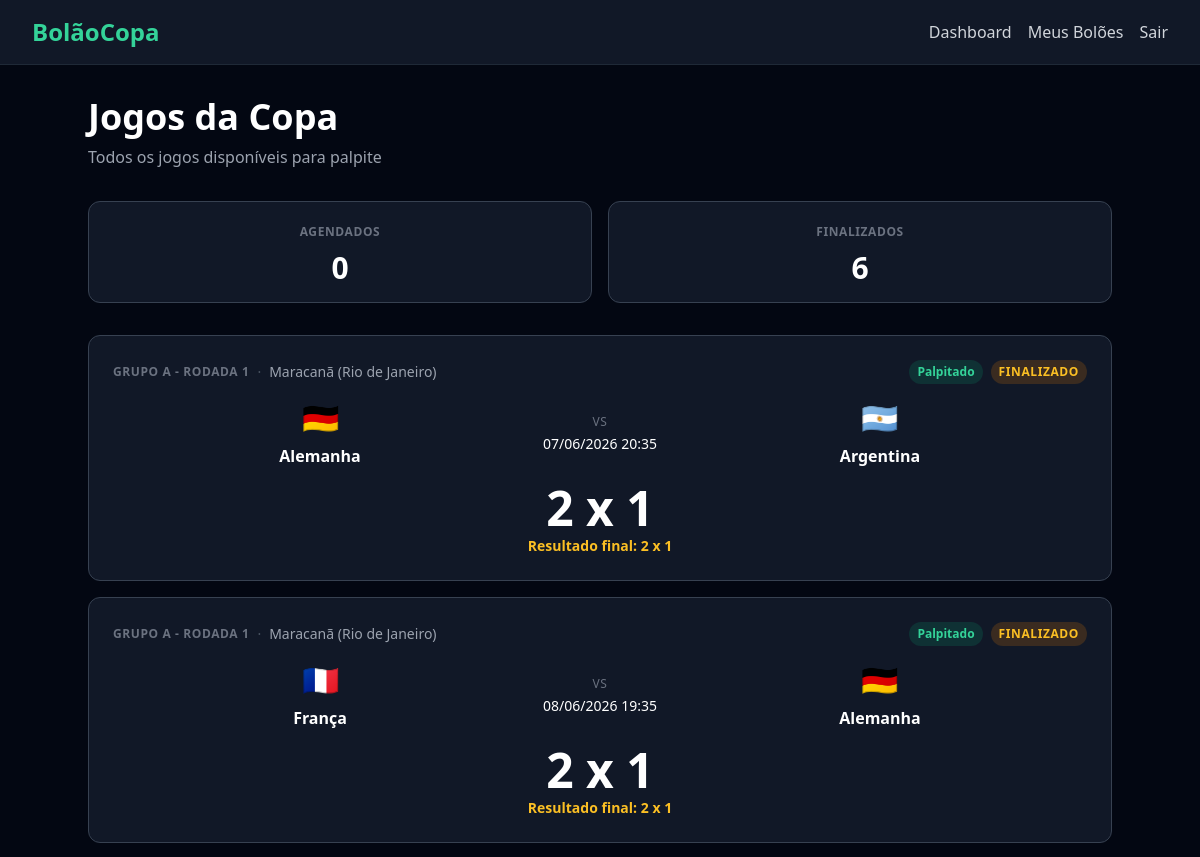
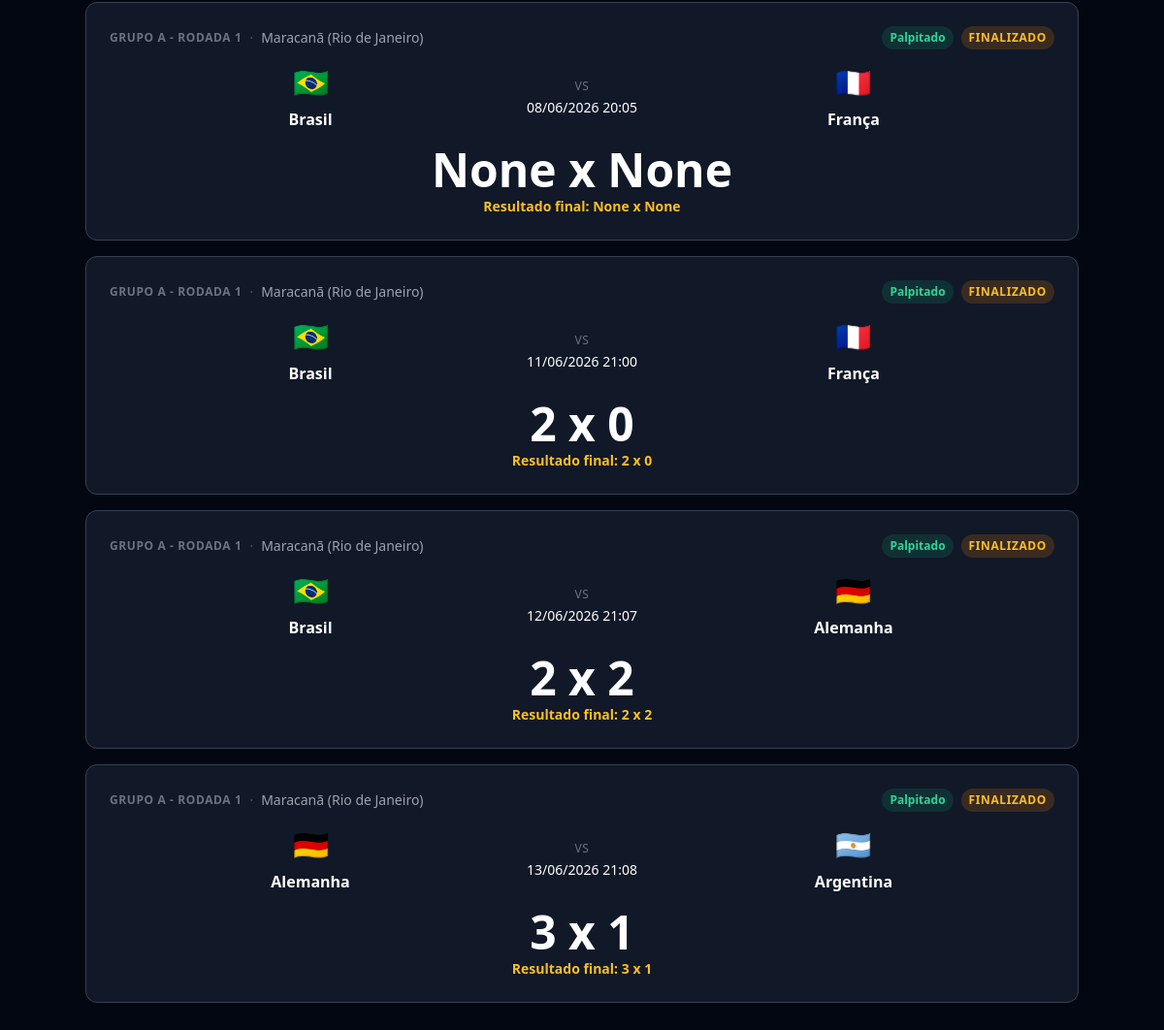
/matches/ (signed in), run on an earlier commit of the app's database (2 pictures, top to bottom).
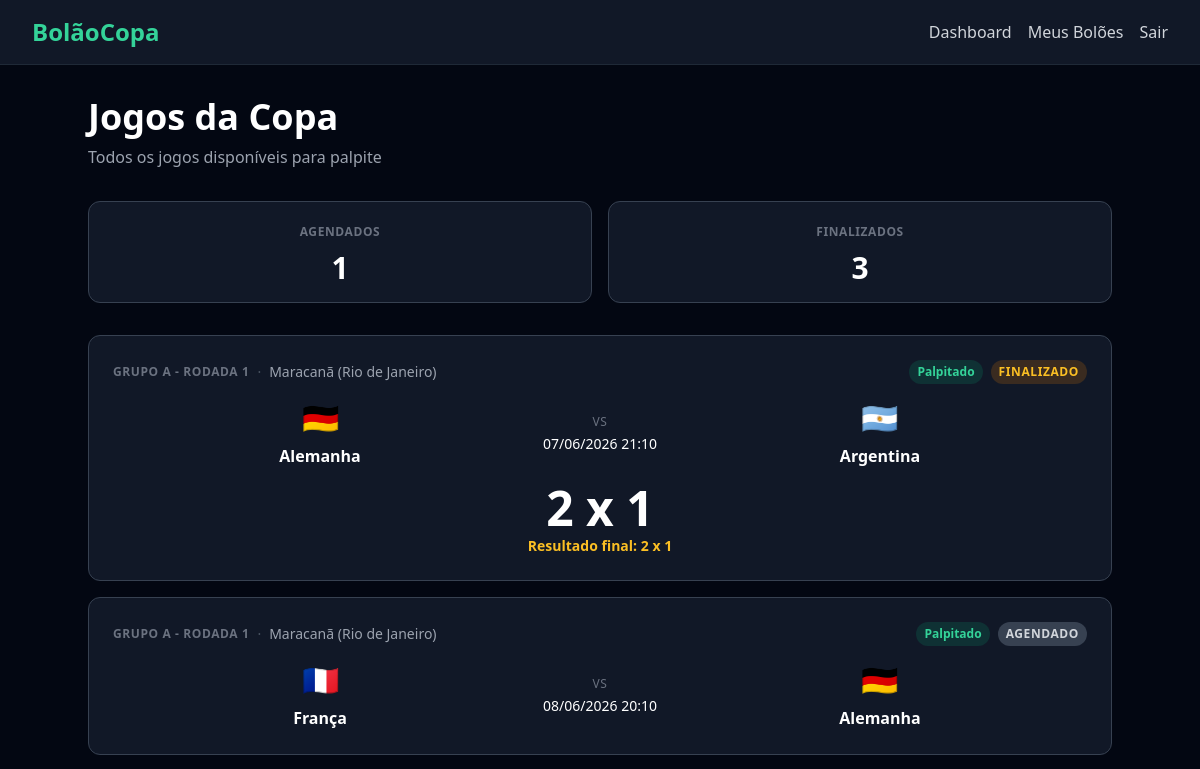
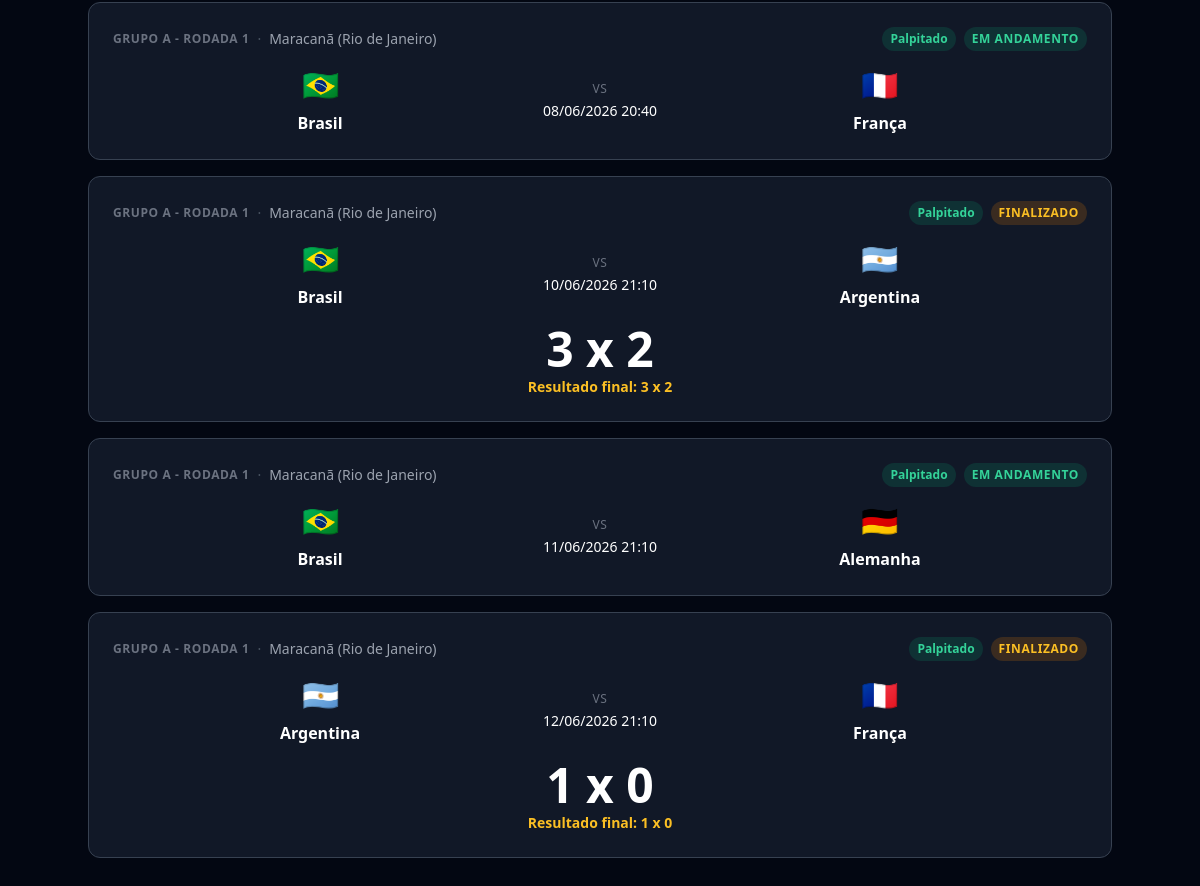
And on a later commit of the database (2 pictures, top to bottom).
### matches/models.py (models this page shows, shortened)
class Match(models.Model):
    STATUS_CHOICES = (
        ('agendado', 'Agendado'),
        ('em_andamento', 'Em andamento'),
        ('finalizado', 'Finalizado'),
    )
    round = models.ForeignKey(
        Round,
        on_delete=models.CASCADE,
        related_name='matches',
    )
    stadium = models.ForeignKey(
        Stadium,
        on_delete=models.PROTECT,
        related_name='matches',
    )
    home_team = models.ForeignKey(
        Team,
        on_delete=models.PROTECT,
        related_name='home_matches',
    )
    away_team = models.ForeignKey(
        Team,
        on_delete=models.PROTECT,
        related_name='away_matches',
    )
    match_datetime = models.DateTimeField()
    home_score = models.PositiveIntegerField(null=True, blank=True)
    away_score = models.PositiveIntegerField(null=True, blank=True)
    status = models.CharField(
        max_length=20,
        choices=STATUS_CHOICES,
        default='agendado',
    )
    created_at = models.DateTimeField(auto_now_add=True)
    updated_at = models.DateTimeField(auto_now=True)
    class Meta:
        ordering = ('match_datetime',)

class Round(models.Model):
    PHASE_CHOICES = (
        ('grupo', 'Fase de Grupos'),
        ('oitavas', 'Oitavas de Final'),
        ('quartas', 'Quartas de Final'),
        ('semi', 'Semifinal'),
        ('terceiro_lugar', 'Terceiro Lugar'),
        ('final', 'Final'),
    )
    name = models.CharField(max_length=100)
    order = models.PositiveIntegerField()
    phase = models.CharField(max_length=20, choices=PHASE_CHOICES)
    created_at = models.DateTimeField(auto_now_add=True)
    updated_at = models.DateTimeField(auto_now=True)
    class Meta:
        ordering = ('order',)

class Stadium(models.Model):
    name = models.CharField(max_length=200)
    city = models.CharField(max_length=100)
    country = models.CharField(max_length=100)
    created_at = models.DateTimeField(auto_now_add=True)
    updated_at = models.DateTimeField(auto_now=True)
    def __str__(self):
        return f'{self.name} ({self.city})'

class Team(models.Model):
    name = models.CharField(max_length=100)
    country_code = models.CharField(max_length=3, unique=True)
    flag_emoji = models.CharField(max_length=10, blank=True)
    created_at = models.DateTimeField(auto_now_add=True)
    updated_at = models.DateTimeField(auto_now=True)

### matches/views.py (the view)
# urls.py: path('matches/', MatchListView.as_view(), name='match_list'),
class MatchListView(LoginRequiredMixin, ListView):
    model = Match
    template_name = 'matches/match_list.html'
    context_object_name = 'matches'
    paginate_by = 20
    def get_queryset(self):
        return Match.objects.select_related(
            'home_team', 'away_team', 'stadium', 'round',
        ).order_by('match_datetime')
    def get_context_data(self, **kwargs):
        context = super().get_context_data(**kwargs)
        user_pool_match_ids = set(
            Prediction.objects.filter(
                user=self.request.user,
            ).values_list('match_id', flat=True)
        )
        match_items = []
        for match in context['matches']:
            match_items.append({
                'match': match,
                'home_team': match.home_team,
                'away_team': match.away_team,
                'match_datetime': match.match_datetime,
                'stadium': match.stadium,
                'round': match.round,
                'status': match.status,
                'user_has_predicted': match.pk in user_pool_match_ids,
            })
        context['match_items'] = match_items
        context['upcoming_count'] = Match.objects.filter(
            status='agendado',
        ).count()
        context['finished_count'] = Match.objects.filter(
            status='finalizado',
        ).count()
        return context

### templates/matches/match_list.html (shortened to what this page needs)
{% extends 'base.html' %}
{% block content %}
<div class='max-w-5xl mx-auto'>
    <div class='mb-8'>
        <h1 class='text-3xl md:text-4xl font-bold text-white'>Jogos da Copa</h1>
        <p class='text-gray-400 mt-2'>Todos os jogos disponíveis para palpite</p>
    </div>
    <div class='grid grid-cols-2 gap-4 mb-8'>
        <div class='bg-gray-900 border border-gray-700 rounded-xl p-4 text-center'>
            <span class='text-xs font-semibold uppercase tracking-wider text-gray-500'>Agendados</span>
            <p class='text-3xl font-bold text-white mt-2'>{{ upcoming_count }}</p>
        </div>
        <div class='bg-gray-900 border border-gray-700 rounded-xl p-4 text-center'>
            <span class='text-xs font-semibold uppercase tracking-wider text-gray-500'>Finalizados</span>
            <p class='text-3xl font-bold text-white mt-2'>{{ finished_count }}</p>
        </div>
    </div>
    {% if match_items %}
        <div class='space-y-4'>
            {% for item in match_items %}
                <div class='bg-gray-900 border border-gray-700 rounded-xl p-6 hover:border-emerald-500/50 transition-colors duration-200'>
                    <div class='flex items-center justify-between mb-4'>
                        <div class='flex items-center gap-2 text-sm'>
                            <span class='text-xs font-semibold uppercase tracking-wider text-gray-500'>{{ item.round.name }}</span>
                            <span class='text-gray-600'>·</span>
                            <span class='text-gray-400'>{{ item.stadium }}</span>
                        </div>
                        <div class='flex items-center gap-2'>
                            {% if item.user_has_predicted %}
                                <span class='text-xs font-semibold px-2 py-1 rounded-full bg-emerald-600/20 text-emerald-400'>Palpitado</span>
                            {% endif %}
                            {% if item.status == 'agendado' %}
                                <span class='text-xs font-semibold uppercase tracking-wider px-2 py-1 rounded-full bg-gray-700 text-gray-300'>Agendado</span>
                            {% elif item.status == 'em_andamento' %}
                                <span class='text-xs font-semibold uppercase tracking-wider px-2 py-1 rounded-full bg-emerald-600/20 text-emerald-400'>Em andamento</span>
                            {% elif item.status == 'finalizado' %}
                                <span class='text-xs font-semibold uppercase tracking-wider px-2 py-1 rounded-full bg-amber-600/20 text-amber-400'>Finalizado</span>
                            {% endif %}
                        </div>
                    </div>
                    <div class='flex items-center justify-between gap-4'>
                        <div class='flex flex-col items-center gap-2 flex-1'>
                            <span class='text-3xl'>{{ item.home_team.flag_emoji }}</span>
                            <span class='text-white font-semibold'>{{ item.home_team.name }}</span>
                        </div>
                        <div class='flex flex-col items-center gap-1'>
                            <span class='text-gray-500 text-xs uppercase tracking-wider'>vs</span>
                            <span class='text-white text-sm'>{{ item.match_datetime|date:"d/m/Y H:i" }}</span>
                        </div>
                        <div class='flex flex-col items-center gap-2 flex-1'>
                            <span class='text-3xl'>{{ item.away_team.flag_emoji }}</span>
                            <span class='text-white font-semibold'>{{ item.away_team.name }}</span>
                        </div>
                    </div>
                    {% if item.status == 'finalizado' %}
                        <div class='mt-4 flex flex-col items-center gap-1'>
                            <span class='text-4xl md:text-5xl font-bold text-white tabular-nums'>{{ item.match.home_score }} x {{ item.match.away_score }}</span>
                            <span class='text-amber-400 text-sm font-semibold'>Resultado final: {{ item.match.home_score }} x {{ item.match.away_score }}</span>
                        </div>
                    {% endif %}
                </div>
            {% endfor %}
        </div>
    {% else %}
        <div class='bg-gray-900 border border-gray-700 rounded-xl p-8 text-center'>
            <p class='text-gray-400 text-lg'>Nenhum jogo disponível no momento.</p>
        </div>
    {% endif %}
</div>
{% endblock %}

### templates/base.html (shortened to what this page needs)
<!DOCTYPE html>
<html lang='pt-br'>
<head>
    <script src='https://cdn.tailwindcss.com'></script>
</head>
<body class='bg-gray-950 min-h-screen text-white'>
    <nav class='bg-gray-900 border-b border-gray-800 sticky top-0 z-50'>
        <div class='max-w-7xl mx-auto px-4 sm:px-6 lg:px-8'>
            <div class='flex justify-between h-16 items-center'>
                <a href='/' class='text-2xl font-bold text-emerald-400'>BolãoCopa</a>
                <div class='flex items-center space-x-4'>
                    {% if user.is_authenticated %}
                        <a href='{% url "dashboard" %}' class='text-gray-300 hover:text-emerald-400 transition-colors duration-200'>Dashboard</a>
                        <a href='{% url "pool_list" %}' class='text-gray-300 hover:text-emerald-400 transition-colors duration-200'>Meus Bolões</a>
                        <form method='post' action='{% url "logout" %}' class='inline'>
                            <button type='submit' class='text-gray-300 hover:text-emerald-400 transition-colors duration-200'>Sair</button>
                        </form>
                    {% else %}
                        <a href='{% url "login" %}' class='text-gray-300 hover:text-emerald-400 transition-colors duration-200'>Entrar</a>
                        <a href='{% url "register" %}' class='bg-emerald-600 hover:bg-emerald-500 text-white font-semibold rounded-lg px-4 py-2 transition-colors duration-200'>Cadastrar</a>
                    {% endif %}
                </div>
            </div>
        </div>
    </nav>
    <main class='max-w-7xl mx-auto px-4 sm:px-6 lg:px-8 py-8'>
        {% block content %}{% endblock %}
    </main>
</body>
</html>

What changed in the data, as far as the page shows it:
removed Match: round.name "GRUPO A - RODADA 1", stadium "Maracanã (Rio de Janeiro)", status "FINALIZADO", home_team.flag_emoji "🇩🇪", home_team.name "Alemanha", match_datetime "07/06/2026 20:35", away_team.flag_emoji "🇦🇷", away_team.name "Argentina", match.home_score "2", match.away_score "1"
removed Match: round.name "GRUPO A - RODADA 1", stadium "Maracanã (Rio de Janeiro)", status "FINALIZADO", home_team.flag_emoji "🇫🇷", home_team.name "França", match_datetime "08/06/2026 19:35", away_team.flag_emoji "🇩🇪", away_team.name "Alemanha", match.home_score "2", match.away_score "1"
removed Match: round.name "GRUPO A - RODADA 1", stadium "Maracanã (Rio de Janeiro)", status "FINALIZADO", home_team.flag_emoji "🇧🇷", home_team.name "Brasil", match_datetime "08/06/2026 20:05", away_team.flag_emoji "🇫🇷", away_team.name "França", match.home_score "None", match.away_score "None"
removed Match: round.name "GRUPO A - RODADA 1", stadium "Maracanã (Rio de Janeiro)", status "FINALIZADO", home_team.flag_emoji "🇧🇷", home_team.name "Brasil", match_datetime "11/06/2026 21:00", away_team.flag_emoji "🇫🇷", away_team.name "França", match.home_score "2", match.away_score "0"
removed Match: round.name "GRUPO A - RODADA 1", stadium "Maracanã (Rio de Janeiro)", status "FINALIZADO", home_team.flag_emoji "🇧🇷", home_team.name "Brasil", match_datetime "12/06/2026 21:07", away_team.flag_emoji "🇩🇪", away_team.name "Alemanha", match.home_score "2", match.away_score "2"
removed Match: round.name "GRUPO A - RODADA 1", stadium "Maracanã (Rio de Janeiro)", status "FINALIZADO", home_team.flag_emoji "🇩🇪", home_team.name "Alemanha", match_datetime "13/06/2026 21:08", away_team.flag_emoji "🇦🇷", away_team.name "Argentina", match.home_score "3", match.away_score "1"
added Match: round.name "GRUPO A - RODADA 1", stadium "Maracanã (Rio de Janeiro)", status "FINALIZADO", home_team.flag_emoji "🇩🇪", home_team.name "Alemanha", match_datetime "07/06/2026 21:10", away_team.flag_emoji "🇦🇷", away_team.name "Argentina", match.home_score "2", match.away_score "1"
added Match: round.name "GRUPO A - RODADA 1", stadium "Maracanã (Rio de Janeiro)", status "AGENDADO", home_team.flag_emoji "🇫🇷", home_team.name "França", match_datetime "08/06/2026 20:10", away_team.flag_emoji "🇩🇪", away_team.name "Alemanha"
added Match: round.name "GRUPO A - RODADA 1", stadium "Maracanã (Rio de Janeiro)", status "EM ANDAMENTO", home_team.flag_emoji "🇧🇷", home_team.name "Brasil", match_datetime "08/06/2026 20:40", away_team.flag_emoji "🇫🇷", away_team.name "França"
added Match: round.name "GRUPO A - RODADA 1", stadium "Maracanã (Rio de Janeiro)", status "FINALIZADO", home_team.flag_emoji "🇧🇷", home_team.name "Brasil", match_datetime "10/06/2026 21:10", away_team.flag_emoji "🇦🇷", away_team.name "Argentina", match.home_score "3", match.away_score "2"
added Match: round.name "GRUPO A - RODADA 1", stadium "Maracanã (Rio de Janeiro)", status "EM ANDAMENTO", home_team.flag_emoji "🇧🇷", home_team.name "Brasil", match_datetime "11/06/2026 21:10", away_team.flag_emoji "🇩🇪", away_team.name "Alemanha"
added Match: round.name "GRUPO A - RODADA 1", stadium "Maracanã (Rio de Janeiro)", status "FINALIZADO", home_team.flag_emoji "🇦🇷", home_team.name "Argentina", match_datetime "12/06/2026 21:10", away_team.flag_emoji "🇫🇷", away_team.name "França", match.home_score "1", match.away_score "0"
Also different on the page:
{{ upcoming_count }}: "0" → "1"
{{ finished_count }}: "6" → "3"
